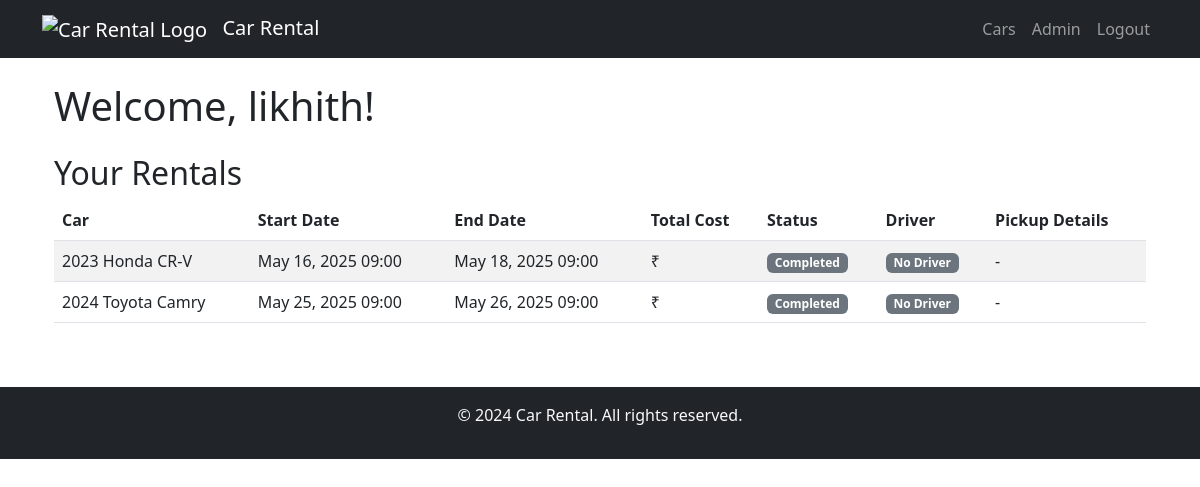
The page /dashboard/ (signed in) on the database its author committed.
### rental/models.py (models this page shows, shortened)
class Rental(models.Model):
    STATUS_CHOICES = [
        ('pending', 'Pending'),
        ('active', 'Active'),
        ('completed', 'Completed'),
        ('cancelled', 'Cancelled'),
    ]
    car = models.ForeignKey(Car, on_delete=models.CASCADE)
    customer = models.ForeignKey(User, on_delete=models.CASCADE)
    driver = models.ForeignKey(Driver, on_delete=models.SET_NULL, null=True, blank=True)
    start_date = models.DateTimeField()
    end_date = models.DateTimeField()
    status = models.CharField(max_length=20, choices=STATUS_CHOICES, default='pending')
    total_cost = models.DecimalField(max_digits=10, decimal_places=2)
    created_at = models.DateTimeField(auto_now_add=True)
    pickup_location = models.TextField(null=True, blank=True)
    pickup_time = models.TimeField(null=True, blank=True)

class Car(models.Model):
    CAR_TYPES = [
        ('sedan', 'Sedan'),
        ('suv', 'SUV'),
        ('sports', 'Sports Car'),
        ('luxury', 'Luxury Car'),
        ('passenger', 'Passenger Vehicle'),
        ('goods', 'Goods Vehicle'),
    ]
    make = models.CharField(max_length=100)
    model = models.CharField(max_length=100)
    year = models.IntegerField()
    car_type = models.CharField(max_length=20, choices=CAR_TYPES)
    daily_rate = models.DecimalField(max_digits=10, decimal_places=2)  # Now in rupees
    description = models.TextField()
    image = models.ImageField(upload_to='cars/', null=True, blank=True)
    available = models.BooleanField(default=True)

### rental/views.py (the view)
# urls.py: path('dashboard/', views.user_dashboard, name='user_dashboard'),
@login_required
def user_dashboard(request):
    user_rentals = Rental.objects.filter(customer=request.user).order_by('-created_at')
    return render(request, 'rental/dashboard.html', {'rentals': user_rentals})

### rental/templates/rental/dashboard.html (shortened to what this page needs)
{% extends 'rental/base.html' %}
{% block content %}
<div class="container mt-4">
    <h1>Welcome, {{ user.username }}!</h1>
    <div class="row mt-4">
        <div class="col-md-12">
            <h2>Your Rentals</h2>
            {% if rentals %}
                <div class="table-responsive">
                    <table class="table table-striped">
                        <thead>
                            <tr>
                                <th>Car</th>
                                <th>Start Date</th>
                                <th>End Date</th>
                                <th>Total Cost</th>
                                <th>Status</th>
                                <th>Driver</th>
                                <th>Pickup Details</th>
                            </tr>
                        </thead>
                        <tbody>
                            {% for rental in rentals %}
                            <tr>
                                <td>{{ rental.car.year }} {{ rental.car.make }} {{ rental.car.model }}</td>
                                <td>{{ rental.start_date|date:"M d, Y H:i" }}</td>
                                <td>{{ rental.end_date|date:"M d, Y H:i" }}</td>
                                <td>₹{{ rental.total_cost_in_rupees }}</td>
                                <td>
                                    {% if rental.is_active %}
                                        <span class="badge bg-success">Active</span>
                                    {% else %}
                                        <span class="badge bg-secondary">Completed</span>
                                    {% endif %}
                                </td>
                                <td>
                                    {% if rental.driver %}
                                        <span class="badge bg-info">{{ rental.driver.user.get_full_name }}</span>
                                    {% else %}
                                        <span class="badge bg-secondary">No Driver</span>
                                    {% endif %}
                                </td>
                                <td>
                                    {% if rental.driver %}
                                        <small>
                                            <strong>Location:</strong> {{ rental.pickup_location }}<br>
                                            <strong>Time:</strong> {{ rental.pickup_time }}
                                        </small>
                                    {% else %}
                                        -
                                    {% endif %}
                                </td>
                            </tr>
                            {% endfor %}
                        </tbody>
                    </table>
                </div>
            {% else %}
                <div class="alert alert-info">
                    You haven't rented any cars yet. <a href="{% url 'car_list' %}">Browse available cars</a>
                </div>
            {% endif %}
        </div>
    </div>
</div>
{% endblock %}

### rows shown on the page
Rental: car.year "2023", car.make "Honda", car.model "CR-V", start_date "May 16, 2025 09:00", end_date "May 18, 2025 09:00", shows "No Driver"
Rental: car.year "2024", car.make "Toyota", car.model "Camry", start_date "May 25, 2025 09:00", end_date "May 26, 2025 09:00", shows "No Driver"

### other values the page prints
{{ user.username }} "likhith"
